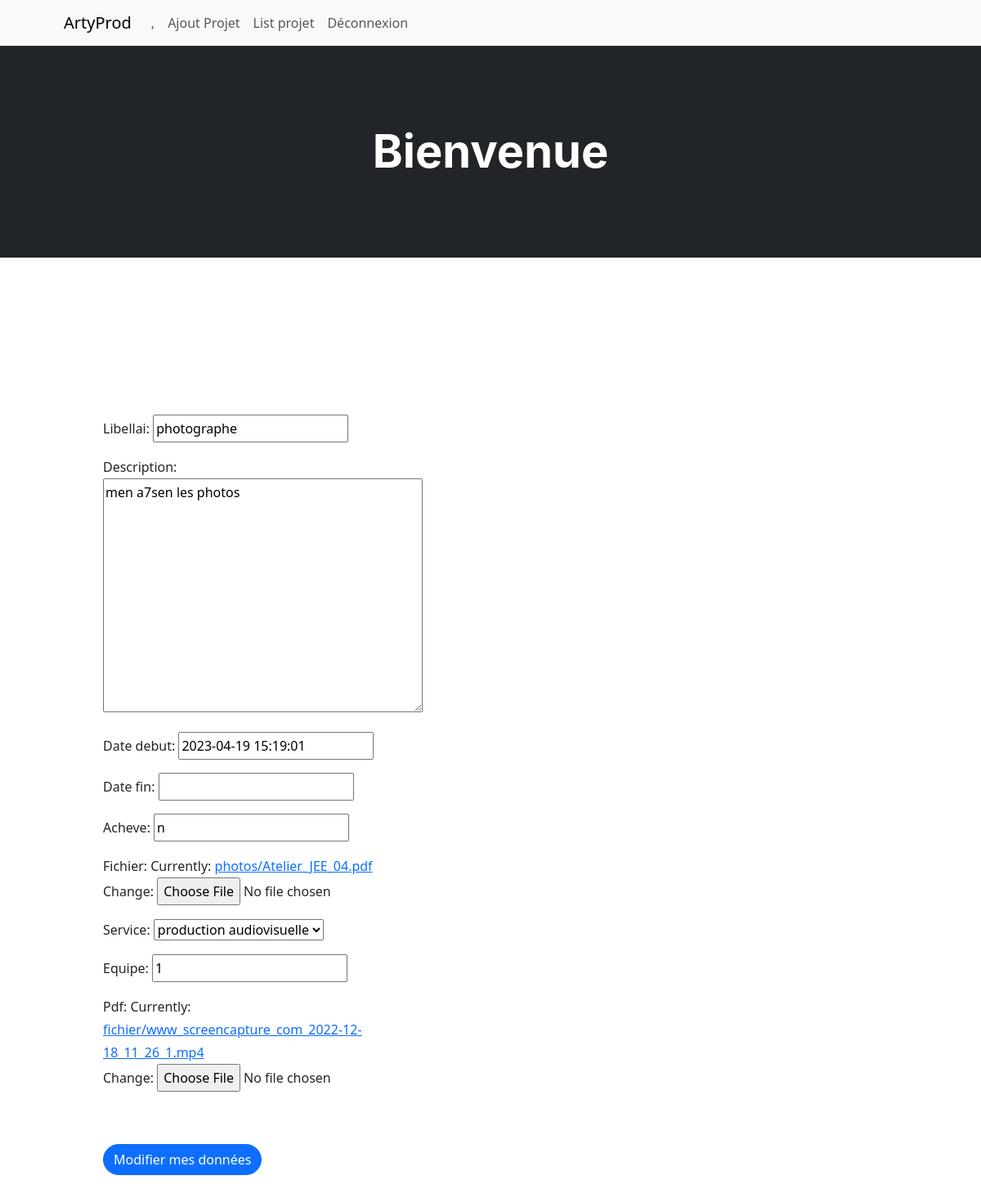
The page /artyProd/updateProjet/1 on the database its author committed.
### artyProd/models.py (models this page shows, shortened)
class Projett(models.Model):
    libellai=models.CharField(max_length=100)
    description=models.TextField()
    date_debut=models.DateTimeField(default=datetime.now(), blank=True)
    date_fin= models.DateField(null=True,blank=True)
    acheve=models.CharField(max_length=1)
    fichier=models.FileField(upload_to='photos')
    Service=models.ForeignKey('Service',on_delete=models.CASCADE,null=True)
    Equipe=models.CharField(max_length=25)
    pdf=models.FileField(upload_to='fichier')

### artyProd/views.py (the view)
# urls.py: path('updateProjet/<int:id>',views.updateProjet, name = 'Modifierprojet'),
def updateProjet(request,id):
    personnel=Projett.objects.get(id=id)
    form=ajouteProjet(instance=personnel)
    if request.method == 'POST':
        form=ajouteProjet(request.POST,request.FILES, instance=personnel)
        if form.is_valid():
          form.save()
          return redirect('/artyProd')
    context={'form':form}
    return render(request,'artyProd/updateprojet.html',context)

### artyProd/forms.py
class ajouteProjet(ModelForm):
    class Meta:
        model=Projett
        fields = "__all__"

### artyProd/models.py (called while the page is built)
    def __str__(self):
        return self.type

### artyProd/templates/artyProd/updateprojet.html (shortened to what this page needs)
{% extends "artyProd/base.html" %}
{% block content %}
<section id="scroll" onclick="chargement()">
    <div class="container px-5">
        <div class="row gx-5 align-items-center">
            <div class="col-lg-6 order-lg-1">
                <div class="p-5">
                   <form method="post" action="" enctype="multipart/form-data">
                    {{form.as_p}}
                    <button class="btn btn-primary btn-xl rounded-pill mt-5" type="submit">Modifier mes données</button>
                   </form>
                </div>
            </div>
        </div>
    </div>
</section>
{% endblock %}

### rows shown on the page
Projett: libellai "photographe", description "men a7sen les photos", date_debut "2023-04-19 15:19:01", acheve "n", Service "production audiovisuelle", Equipe "1"
